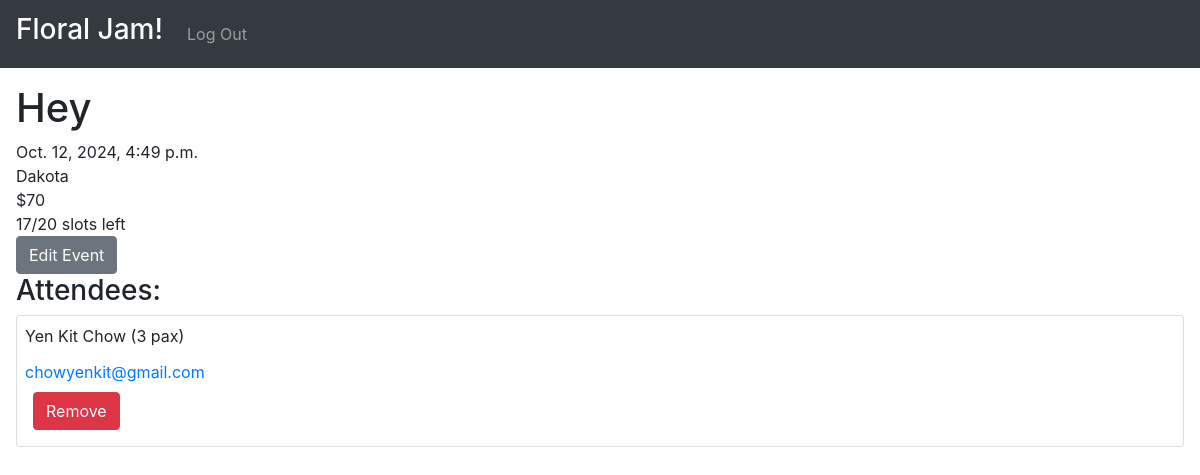
Page /details/5 (signed in) on the committed database.
### floral_jamming/models.py (models this page shows, shortened)
class Event(models.Model):
    title = models.CharField(max_length=100)
    price = models.IntegerField(validators=[MinValueValidator(0)])
    time = models.DateTimeField()
    location = models.CharField(max_length=300)
    description = models.CharField(max_length=3000)
    capacity = models.IntegerField(validators=[MinValueValidator(0)])
    creator = models.ForeignKey(User, on_delete=models.CASCADE, related_name="events")
    def num_attendees(self) -> int:
        return sum([attendee.pax for attendee in self.attendees.filter(is_email_verified=True)])
    def remaining_slots(self) -> int:
        return self.capacity - self.num_attendees()

class Attendee(models.Model):
    user = models.ForeignKey(User, on_delete=models.CASCADE, related_name="attendees", null=True)
    event = models.ForeignKey(Event, on_delete=models.CASCADE, related_name="attendees")
    pax = models.IntegerField(validators=[MinValueValidator(1)])
    is_email_verified = models.BooleanField(default=False)

class User(AbstractUser):
    is_email_verified = models.BooleanField(default=False)

### floral_jamming/views.py (the view, shortened to what this page needs)
# urls.py: path("details/<int:event_id>", views.details, name="details"),
@allow_guest_user
def details(request: HttpRequest, event_id: int) -> HttpResponse:
     event = Event.objects.get(id=event_id)
     attendee = event_service.get_attendee(user=request.user, event=event)
     attendee_form = AttendeeForm()
     msg = ''
     return render(request, 'floral_jamming/details/details.html', {
          'event': event,
          'attendee': attendee,
          'forms': [attendee_form],
          'message': msg
     })

### floral_jamming/services/auth_service/auth_service.py (called while the page is built)
    @staticmethod
    def is_authenticated_user(user: User) -> bool:
        return user.is_authenticated and not is_guest_user(user) and user.is_email_verified

    @staticmethod
    def is_anonymous_user(user: User) -> bool:
        return user.is_anonymous

    @staticmethod
    def is_staff_user(user: User) -> bool:
        return user.is_staff

### floral_jamming/services/event_service/event_service.py (called while the page is built)
    @property
    def __auth_service(self):
        return self._auth_service

    def get_attendee(self, user: User, event: Event) -> Optional[Attendee]:
        auth_service = self.__auth_service
        if auth_service.is_anonymous_user(user):
            return None
        return event.attendees.filter(user=user).first()

### floral_jamming/templates/floral_jamming/details/details.html (shortened to what this page needs)
{% extends 'floral_jamming/layout.html' %}
{% load static %}
{% load templates %}
{% block body %}
    {% include 'floral_jamming/details/event_details.html' %}
    {% if user|is_staff_user and user == event.creator %}
        {% include 'floral_jamming/details/creator_view.html' %}
    {% elif user|is_authenticated_user %}
        {% include 'floral_jamming/details/authenticated_user_view.html' %}
    {% else %}
        {% include 'floral_jamming/details/guest_user_view.html' %}
    {% endif %}
{% endblock %}

### floral_jamming/templates/floral_jamming/details/event_details.html (shortened to what this page needs)
{% load templates %}
<h1>{{ event.title }}</h1>
<div>{{ event.time }}</div>
<div>{{ event.location }}</div>
<div>${{ event.price }}</div>
<div>{{ event.remaining_slots }}/{{ event.capacity }} slots left</div>

### floral_jamming/templates/floral_jamming/details/creator_view.html
{% load templates %}
<a href="{% url 'floral_jamming:create' event.id %}">
    <button class="btn btn-secondary">Edit Event</button>
</a>
<h3>Attendees:</h3>
<div>
    {% for attendee in event.attendees.all %}
        <div class="card p-2">
            <div class="card-title">{{ attendee.user.first_name }} {{ attendee.user.last_name }} ({{ attendee.pax }} pax)</div>
            <a class="card-text" href="mailto: {{ attendee.user.email }}">{{ attendee.user.email }}</a>
            {% url 'floral_jamming:remove_attendee' attendee.id as btn_url %}
            {% include 'floral_jamming/components/button.html' with button_label="Remove" button_colour="danger" %}
        </div>
    {% empty %}
        <h5>No Attendees Yet</h5>
    {% endfor %}
</div>

### floral_jamming/templates/floral_jamming/components/button.html (shortened to what this page needs)
{% load templates %}
<form action="{{ btn_url }}" method="post">
    <button type="submit" class="btn btn-{{ button_colour|default:'success' }} m-2">
        {{ button_label|default:"Submit"}}
    </button>
</form>

### rows in the picture
Event: title "Hey", time "Oct. 12, 2024, 4:49 p.m.", location "Dakota", price "70", remaining_slots "17", capacity "20"
Attendee: user.first_name "Yen Kit", user.last_name "Chow", pax "3", user.email "chowyenkit@gmail.com", button_label "Remove"
